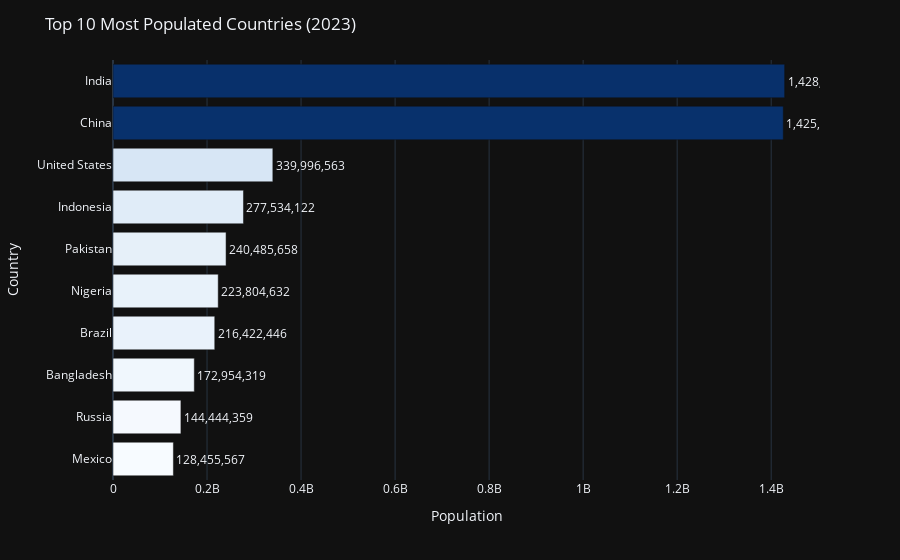

The notebook cell this image was saved under:
### Code cell
import plotly.express as px

# Ensure the dataset exists and is sorted properly
top_10_countries = top_10_countires.sort_values(by="2023 population", ascending=True)

# Create the interactive bar chart
fig = px.bar(
    data_frame=top_10_countries,  # ✅ Provide the DataFrame
    x="2023 population",  # ✅ Must be a column in the DataFrame
    y="country",
    orientation="h",  # ✅ Horizontal bars
    text="2023 population",  # ✅ Show population values
    color="2023 population",  # ✅ Color based on population
    color_continuous_scale="blues",  # ✅ Adds a color gradient
)

# Customize layout
fig.update_layout(
    title="Top 10 Most Populated Countries (2023)",
    xaxis_title="Population",
    yaxis_title="Country",
    template="plotly_dark",
    coloraxis_showscale=False,  # Hide color scale for a cleaner look
)

# Improve text visibility
fig.update_traces(texttemplate='%{text:,}', textposition='outside')

# Show the interactive plot
fig.show()

### Figure 1 — Plotly figure (JSON) as saved in the notebook; plotly's stock layout.template omitted (floating-point values rounded to 4 significant figures)
{"data": [{"alignmentgroup": "True", "hovertemplate": "2023 population=%{marker.color}<br>country=%{y}<extra></extra>", "legendgroup": "", "marker": {"color": [128455567, 144444359, 172954319, 216422446, 223804632, 240485658, 277534122, 339996563, 1425671352, 1428627663], "coloraxis": "coloraxis", "pattern": {"shape": ""}}, "name": "", "offsetgroup": "", "orientation": "h", "showlegend": false, "text": [128455567, 144444359, 172954319, 216422446, 223804632, 240485658, 277534122, 339996563, 1425671352, 1428627663], "textposition": "outside", "texttemplate": "%{text:,}", "type": "bar", "x": [128455567, 144444359, 172954319, 216422446, 223804632, 240485658, 277534122, 339996563, 1425671352, 1428627663], "xaxis": "x", "y": ["Mexico", "Russia", "Bangladesh", "Brazil", "Nigeria", "Pakistan", "Indonesia", "United States", "China", "India"], "yaxis": "y"}], "layout": {"barmode": "relative", "coloraxis": {"colorbar": {"title": {"text": "2023 population"}}, "colorscale": [[0, "rgb(247,251,255)"], [0.125, "rgb(222,235,247)"], [0.25, "rgb(198,219,239)"], [0.375, "rgb(158,202,225)"], [0.5, "rgb(107,174,214)"], [0.625, "rgb(66,146,198)"], [0.75, "rgb(33,113,181)"], [0.875, "rgb(8,81,156)"], [1, "rgb(8,48,107)"]], "showscale": false}, "legend": {"tracegroupgap": 0}, "margin": {"t": 60}, "title": {"text": "Top 10 Most Populated Countries (2023)"}, "xaxis": {"anchor": "y", "domain": [0, 1], "title": {"text": "Population"}}, "yaxis": {"anchor": "x", "domain": [0, 1], "title": {"text": "Country"}}}}
